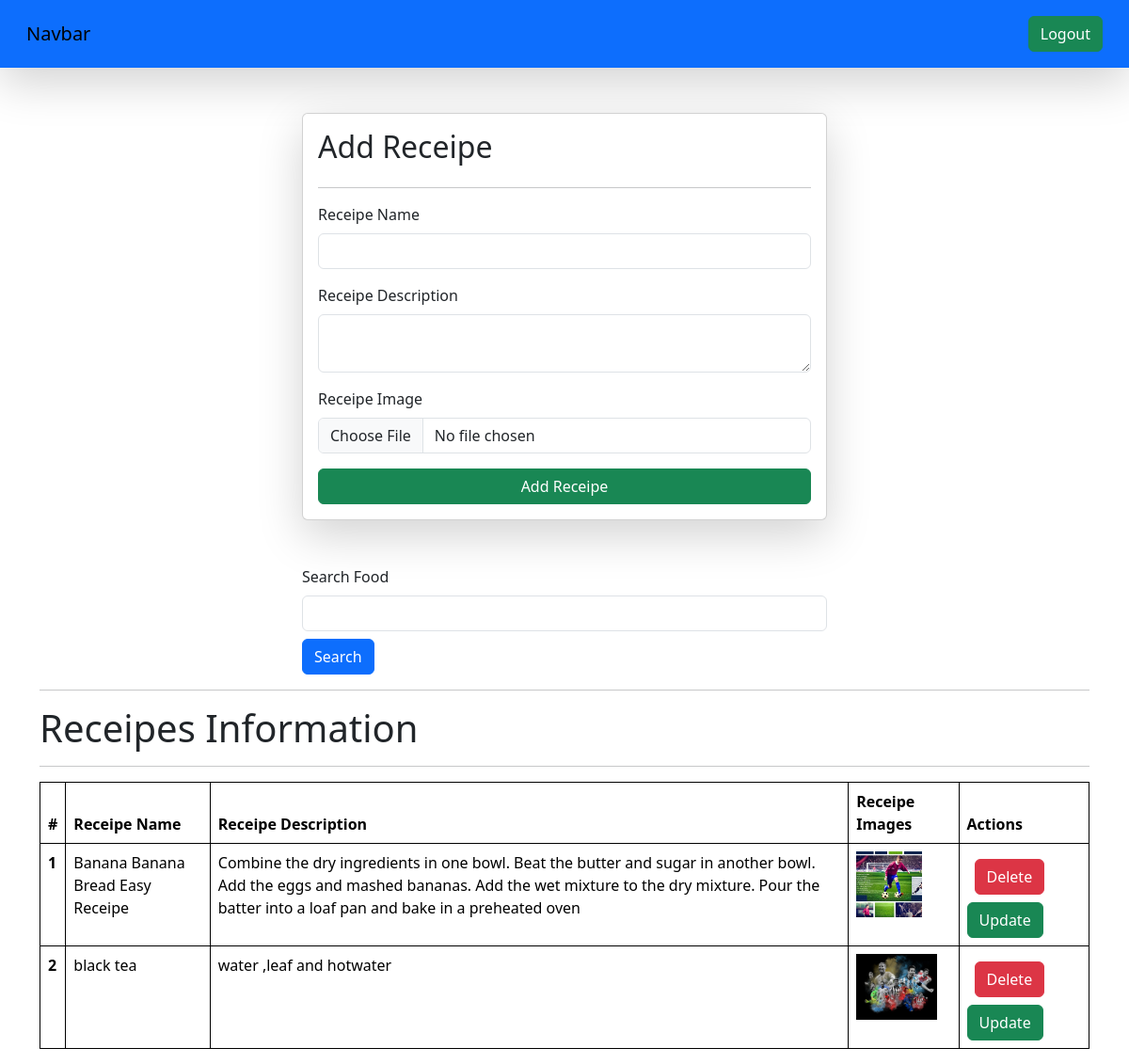
The page /receipes (signed in) on the database its author committed.
### vege/models.py (models this page shows)
class Recipe(models.Model):
    user = models.ForeignKey(User , on_delete=models.SET_NULL,null=True,blank=True)
    receipe_name=models.CharField(max_length=100)
    receipe_description=models.TextField()
    receipe_image=models.ImageField(upload_to="receipe")

### vege/views.py (the view, shortened to what this page needs)
# urls.py: path('receipes',receipes,name="receipes"),
@login_required(login_url = "/login/")
def receipes(request):
    queryset = Recipe.objects.all()
    if request.GET.get('search'):
        queryset=queryset.filter(receipe_name__icontains = request.GET.get('search'))
    context={'receipes':queryset}
    return render(request,'receipes.html',context)

### vege/templates/receipes.html (shortened to what this page needs)
{% extends "base.html" %} {% block start %}
<div class="container mt-5">
  <form
    class="col-6 mx-auto card p-3 shadow-lg"
    method="post"
    enctype="multipart/form-data"
  >
    <h2>Add Receipe</h2>
    <hr />
    <div class="mb-3">
      <label for="exampleInputEmail1" class="form-label">Receipe Name</label>
      <input name="receipe_name" required type="text" class="form-control" />
    </div>
    <div class="mb-3">
      <label for="exampleInputPassword1" class="form-label"
        >Receipe Description</label
      >
      <textarea
        class="form-control"
        name="receipe_description"
        required
      ></textarea>
    </div>
    <div class="mb-3">
      <label for="exampleInputPassword1" class="form-label"
        >Receipe Image</label
      >
      <input name="receipe_image" class="form-control" type="file" />
    </div>
    <button type="submit" class="btn btn-success">Add Receipe</button>
  </form>
  <div class="mt-5">
    <div class="mx-auto col-6">
      <form>
        <label for="exampleInputEmail1" class="form-label">Search Food</label>
        <input
        name="search"
        class="form-control mb-2"
        />
        <button type="submit" class="btn btn-primary">Search</button>
      </form>
      </div>
  </div>
  <hr />
  <h1>Receipes Information</h1>
  <hr />
  <table class="table">
    <thead>
      <tr>
        <th scope="col">#</th>
        <th scope="col">Receipe Name</th>
        <th scope="col">Receipe Description</th>
        <th scope="col">Receipe Images</th>
        <th scope="col">Actions</th>
      </tr>
    </thead>
    <tbody>
      {% for receipe in receipes %}
      <tr>
        <th scope="row">{{forloop.counter}}</th>
        <td>{{receipe.receipe_name}}</td>
        <td>{{receipe.receipe_description}}</td>
        <td>
          <img src="/media/{{receipe.receipe_image}}" style="height: 70px" />
        </td>
        <td>
          <a href="/delete-receipe/{{receipe.id}}" class="btn btn-danger m-2"
            >Delete</a
          >
          <a href="/update-receipe/{{receipe.id}}" class="btn btn-success"
            >Update</a
          >
        </td>
      </tr>
      {% endfor %}
    </tbody>
  </table>
</div>
{% endblock%}

### home/templates/base.html (shortened to what this page needs)
<!DOCTYPE html>
<html lang="en">
  <head>
    <link
      href="https://cdn.jsdelivr.net/npm/bootstrap@5.3.3/dist/css/bootstrap.min.css"
      rel="stylesheet"
    />
  </head>
  <body>
    <nav class="navbar dark p-3 shadow-lg bg-primary">
      <div class="container-fluid">
        <a class="navbar-brand">Navbar</a>
        <form class="d-flex" role="search">
          {% if request.user.is_authenticated%}
          <a href="/logout/" class="btn btn-success" type="submit"
            >Logout</a
          >
          {% else %}
          <a href="/logout/" class="btn btn-success" type="submit"
            >Login</a
          >
          {% endif %}
        </form>
      </div>
    </nav>
    {% block start%} {% endblock%}
  </body>
</html>

### home/templates/base.html (style rules this page uses)
table, th, td { border: 1px solid black; }

### rows shown on the page
Recipe: receipe_name "Banana Banana Bread Easy Receipe", receipe_description "Combine the dry ingredients in one bowl. Beat the butter and sugar in another bowl. Add the eggs and mashed bananas. Add the wet mixture to the dry mixture. Pour the batter into a loaf pan and bake in a preheated oven", receipe_image (picture)
Recipe: receipe_name "black tea", receipe_description "water ,leaf and hotwater", receipe_image (picture)
